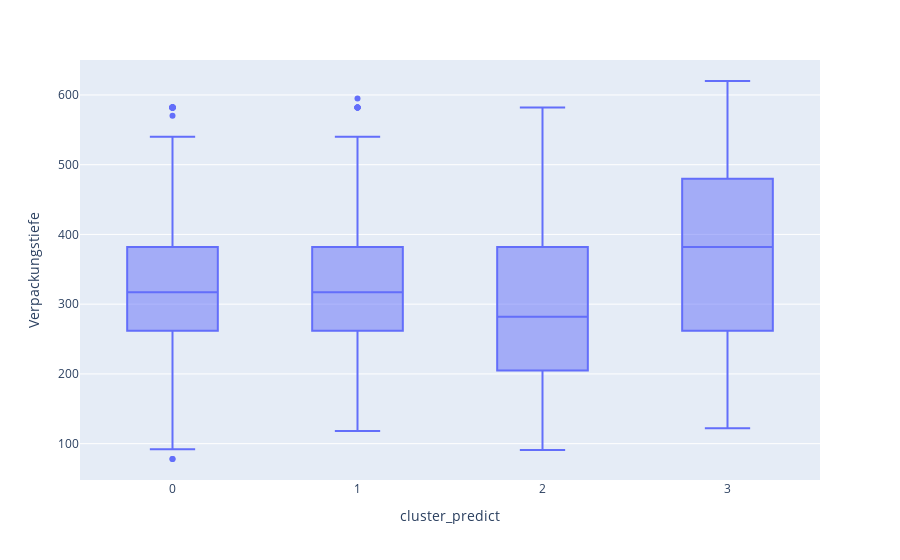

The notebook cell saved with this chart:
### Code cell
my_boxplot_fct(df_orig, "Verpackungstiefe")

### Figure 1 — Plotly figure (JSON) as saved in the notebook; plotly's stock layout.template omitted (floating-point values rounded to 4 significant figures; data arrays with more than 128 entries replaced by an {"elided": "..."} marker saying what was removed)
{"data": [{"alignmentgroup": "True", "hovertemplate": "cluster_predict=%{x}<br>Verpackungstiefe=%{y}<extra></extra>", "legendgroup": "", "marker": {"color": "#636efa"}, "name": "", "notched": false, "offsetgroup": "", "orientation": "v", "showlegend": false, "type": "box", "x": {"elided": "890 int values"}, "x0": " ", "xaxis": "x", "y": {"elided": "890 float values"}, "y0": " ", "yaxis": "y"}], "layout": {"boxmode": "group", "legend": {"tracegroupgap": 0}, "margin": {"t": 60}, "xaxis": {"anchor": "y", "domain": [0, 1], "title": {"text": "cluster_predict"}}, "yaxis": {"anchor": "x", "domain": [0, 1], "title": {"text": "Verpackungstiefe"}}}}
